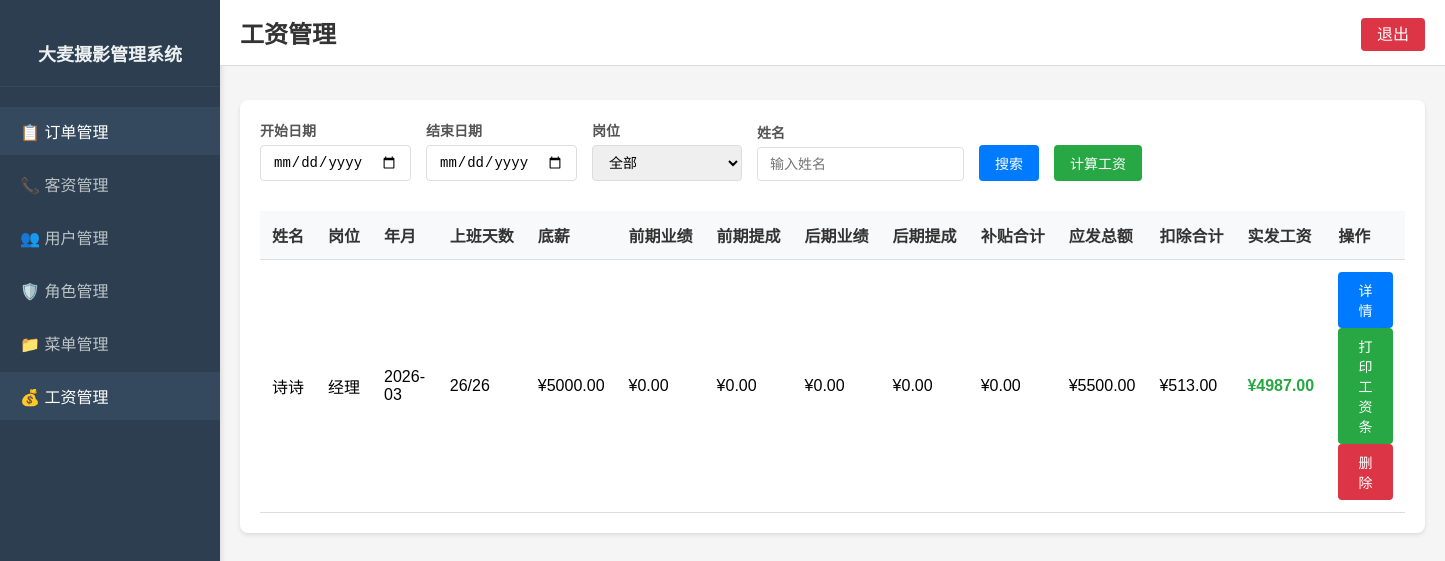
Page /salary_management (signed in) on the committed database.
### database.py (models this page shows)
class Salary(db.Model):
    __tablename__ = 'salary'
    id = db.Column(db.Integer, primary_key=True)
    userid = db.Column(db.String(20), nullable=False)  # 用户 ID
    username = db.Column(db.String(20), nullable=False)  # 姓名
    position = db.Column(db.String(50))  # 岗位
    year_month = db.Column(db.String(7), nullable=False)  # 年月 (格式：2026-01)
    work_days = db.Column(db.Integer, default=0)  # 上班天数
    month_days = db.Column(db.Integer, default=26)  # 当月天数
    base_salary = db.Column(db.Float, default=0)  # 底薪（计算后）
    base_salary_rate = db.Column(db.Float, default=0)  # 底薪基数
    pre_sales = db.Column(db.Float, default=0)  # 前期业绩
    pre_sales_rate = db.Column(db.Float, default=0.03)  # 前期提成率
    pre_sales_commission = db.Column(db.Float, default=0)  # 前期提成
    post_sales = db.Column(db.Float, default=0)  # 后期业绩
    post_sales_rate = db.Column(db.Float, default=0.05)  # 后期提成率
    post_sales_commission = db.Column(db.Float, default=0)  # 后期提成
    referral_count = db.Column(db.Integer, default=0)  # 转介绍人数（化妆师用）
    referral_commission = db.Column(db.Float, default=0)  # 转介绍提成
    makeup_count = db.Column(db.Integer, default=0)  # 化妆品人数（化妆师用）
    makeup_commission = db.Column(db.Float, default=0)  # 化妆品提成
    dress_count = db.Column(db.Integer, default=0)  # 服装人数（化妆师用）
    dress_commission = db.Column(db.Float, default=0)  # 服装提成
    full_day_bonus = db.Column(db.Float, default=0)  # 全天奖
    social_subsidy = db.Column(db.Float, default=0)  # 社保补贴
    housing_subsidy = db.Column(db.Float, default=0)  # 住房补贴
    full_attendance_bonus = db.Column(db.Float, default=0)  # 全勤奖
    other_subsidy = db.Column(db.Float, default=0)  # 其他补贴
    total_salary = db.Column(db.Float, default=0)  # 应发总额
    social_deduction = db.Column(db.Float, default=0)  # 社保扣除
    other_deduction = db.Column(db.Float, default=0)  # 其他扣除
    actual_salary = db.Column(db.Float, default=0)  # 实发工资
    remark = db.Column(db.String(300))  # 备注
    created_by = db.Column(db.String(20))  # 创建人
    created_time = db.Column(db.DateTime, default=datetime.utcnow().replace(microsecond=0))

### app.py (the view)
@app.route('/salary_management')
def salary_management():
    if 'userid' not in session:
        return redirect(url_for('login'))
    if not check_permission('SALARY_MANAGEMENT'):
        flash('没有权限访问此页面！', 'error')
        return redirect(url_for('index'))
    start_date = request.args.get('start_date', '')
    end_date = request.args.get('end_date', '')
    position = request.args.get('position', '')
    username = request.args.get('username', '')
    page = request.args.get('page', 1, type=int)
    per_page = 10
    query = Salary.query
    if start_date:
        query = query.filter(Salary.year_month >= start_date[:7])  # 取 YYYY-MM 部分
    if end_date:
        query = query.filter(Salary.year_month <= end_date[:7])  # 取 YYYY-MM 部分
    if position:
        query = query.filter(Salary.position == position)
    if username:
        query = query.filter(Salary.username.like(f'%{username}%'))
    salaries = query.order_by(desc(Salary.created_time)).paginate(page=page, per_page=per_page)
    all_users = User.query.filter(User.position.isnot(None)).all()
    positions = list(set([u.position for u in all_users if u.position]))
    return render_template('salary_management.html',
                          salaries=salaries,
                          all_users=all_users,
                          positions=positions,
                          selected_start_date=start_date,
                          selected_end_date=end_date,
                          selected_position=position,
                          selected_username=username)

### app.py (called while the page is built)
def check_permission(menu_code):
    if 'userid' not in session:
        return False
    user = db.session.get(User, session['userid'])
    if not user:
        return False
    if any(r.role_code == 'ADMIN' for r in user.roles):
        return True
    for role in user.roles:
        for menu in role.menus:
            if menu.menu_code == menu_code:
                return True
    return False

### templates/salary_management.html (shortened to what this page needs)
<!DOCTYPE html>
<html lang="zh-CN">
<head>
</head>
<body>
    <div class="sidebar">
        <div class="sidebar-header">
            <h2>大麦摄影管理系统</h2>
        </div>
        <ul class="sidebar-menu" id="sidebarMenu">
        </ul>
    </div>
    <div class="main-content">
        <div class="top-bar">
            <h1>工资管理</h1>
            <div class="logout-button">
                <a href="{{ url_for('logout') }}">退出</a>
            </div>
        </div>
        <div class="content-container">
            <form class="search-form" method="get" action="{{ url_for('salary_management') }}">
                <div class="form-group">
                    <label>开始日期</label>
                    <input type="date" name="start_date" value="{{ selected_start_date }}">
                </div>
                <div class="form-group">
                    <label>结束日期</label>
                    <input type="date" name="end_date" value="{{ selected_end_date }}">
                </div>
                <div class="form-group">
                    <label>岗位</label>
                    <select name="position">
                        <option value="">全部</option>
                    </select>
                </div>
                <div class="form-group">
                    <label>姓名</label>
                    <input type="text" name="username" value="{{ selected_username }}" placeholder="输入姓名">
                </div>
                <button type="submit" class="btn btn-primary">搜索</button>
                <button type="button" class="btn btn-success" onclick="openCalculateModal()">计算工资</button>
            </form>
            <div class="table-responsive">
                <table>
                    <thead>
                        <tr>
                            <th>姓名</th>
                            <th>岗位</th>
                            <th>年月</th>
                            <th>上班天数</th>
                            <th>底薪</th>
                            <th>前期业绩</th>
                            <th>前期提成</th>
                            <th>后期业绩</th>
                            <th>后期提成</th>
                            <th>补贴合计</th>
                            <th>应发总额</th>
                            <th>扣除合计</th>
                            <th>实发工资</th>
                            <th>操作</th>
                        </tr>
                    </thead>
                    <tbody>
                        {% for salary in salaries.items %}
                        <tr>
                            <td>{{ salary.username }}</td>
                            <td>{{ salary.position }}</td>
                            <td>{{ salary.year_month }}</td>
                            <td>{{ salary.work_days }}/{{ salary.month_days }}</td>
                            <td>¥{{ '%.2f'|format(salary.base_salary) }}</td>
                            <td>¥{{ '%.2f'|format(salary.pre_sales) }}</td>
                            <td>¥{{ '%.2f'|format(salary.pre_sales_commission) }}</td>
                            <td>¥{{ '%.2f'|format(salary.post_sales) }}</td>
                            <td>¥{{ '%.2f'|format(salary.post_sales_commission) }}</td>
                            <td>¥{{ '%.2f'|format(salary.social_subsidy + salary.housing_subsidy + salary.full_attendance_bonus + salary.other_subsidy) }}</td>
                            <td>¥{{ '%.2f'|format(salary.total_salary) }}</td>
                            <td>¥{{ '%.2f'|format(salary.social_deduction + salary.other_deduction) }}</td>
                            <td style="color: #28a745; font-weight: bold;">¥{{ '%.2f'|format(salary.actual_salary) }}</td>
                            <td>
                                <button class="btn btn-primary" onclick="viewSalaryDetail({{ salary.id }})">详情</button>
                                <button class="btn btn-success" onclick="printSalarySlip({{ salary.id }})">打印工资条</button>
                                <button class="btn btn-danger" onclick="deleteSalary({{ salary.id }})">删除</button>
                            </td>
                        </tr>
                        {% else %}
                        <tr>
                            <td colspan="14" style="text-align: center; color: #999;">暂无工资数据，请点击"计算工资"按钮添加工资记录</td>
                        </tr>
                        {% endfor %}
                    </tbody>
                </table>
            </div>
        </div>
    </div>
</body>
</html>

### templates/salary_management.html (style rules this page uses)
* { margin: 0; padding: 0; box-sizing: border-box; }
body { font-family: Arial, sans-serif; background-color: #f5f5f5; display: flex; min-height: 100vh; }
.sidebar { width: 220px; background-color: #2c3e50; color: white; padding: 20px 0; position: fixed; height: 100vh; overflow-y: auto; box-shadow: 2px 0 5px rgba(0, 0, 0, 0.1); }
.sidebar-header { text-align: center; padding: 20px; border-bottom: 1px solid #34495e; margin-bottom: 20px; }
.sidebar-header h2 { font-size: 18px; color: #ecf0f1; }
.sidebar-menu { list-style: none; }
.main-content { margin-left: 220px; padding: 20px; min-height: 100vh; }
.top-bar { display: flex; justify-content: space-between; align-items: center; position: fixed; left: 220px; right: 0; top: 0; padding: 15px 20px; background-color: white; border-bottom: 1px solid #ddd; z-index: 99; }
.top-bar h1 { font-size: 24px; color: #333; margin: 0; }
.logout-button a { background-color: #dc3545; color: white; padding: 8px 16px; border-radius: 4px; text-decoration: none; transition: background-color 0.3s; }
.content-container { margin-top: 80px; padding: 20px; background-color: white; border-radius: 8px; box-shadow: 0 2px 4px rgba(0,0,0,0.1); }
.search-form { display: flex; flex-wrap: wrap; gap: 15px; margin-bottom: 20px; align-items: flex-end; }
.form-group { display: flex; flex-direction: column; gap: 5px; }
.form-group label { font-size: 14px; color: #555; font-weight: bold; }
.form-group input, .form-group select { padding: 8px 12px; border: 1px solid #ddd; border-radius: 4px; font-size: 14px; min-width: 150px; }
.btn { padding: 8px 16px; border: none; border-radius: 4px; cursor: pointer; font-size: 14px; transition: background-color 0.3s; }
.btn-primary { background-color: #007bff; color: white; }
.btn-success { background-color: #28a745; color: white; }
.btn-danger { background-color: #dc3545; color: white; }
.table-responsive { overflow-x: auto; }
table { width: 100%; border-collapse: collapse; margin-top: 10px; }
th, td { padding: 12px; text-align: left; border-bottom: 1px solid #ddd; }
th { background-color: #f8f9fa; font-weight: bold; color: #333; white-space: nowrap; }

### rows in the picture
Salary: username "诗诗", position "经理", year_month "2026-03", work_days "26", month_days "26", base_salary "5000.00", pre_sales "0.00", pre_sales_commission "0.00", post_sales "0.00", post_sales_commission "0.00", social_subsidy+housing_subsidy+full_attendance_bonus "0.00", total_salary "5500.00", salary.social_deduction+salary.other_deduction "513.00", actual_salary "4987.00"
